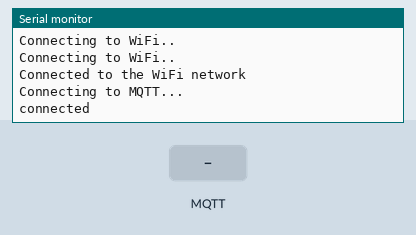
Simulated run of this sketch. Board: ESP8266 (NodeMCU). Parts: the last lines printed to the serial monitor. Inputs (shaded band) come from the test bench. WiFi joins after 1.5 s; servers stay silent unless stated; no MQTT or app messages arrive unless stated.

Above: at 7.2 s.
7.3 s: MQTT message "1" arrives on the first subscribed topic
At 7.8 s:
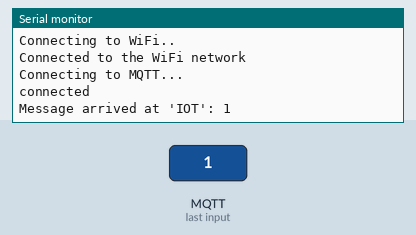
8.8 s: MQTT message "on" arrives on the first subscribed topic
At 10.0 s:
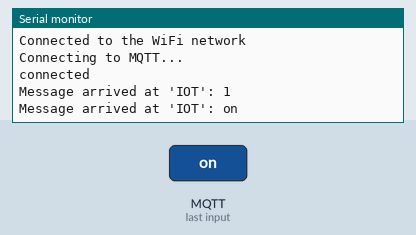
10.3 s: MQTT message "off" arrives on the first subscribed topic
At 11.3 s:
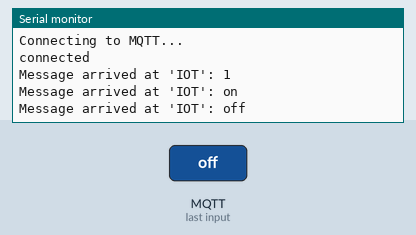

The sketch:

04_MqttSubscribe.ino
```cpp
#include <ESP8266WiFi.h>
#include <PubSubClient.h>

// replace the following values with your information
const char* ssid = "YOUR_WIFI_SSID";
const char* password = "YOUR_WIFI_PASSWORD";

// every mqtt client must have its own name; choose anything
const char* mqttClientName = "YOUR_CLIENT_NAME";

// IP address or URL of your MQTT broker/server.
// For demo purposes you can use  the public mosquitto broker "test.mosquitto.org"
// See http://test.mosquitto.org
const char* mqttServer = "test.mosquitto.org";

// Your topic to subscribe to
const char* mqttTopic = "IOT";

// The port-address of the MQTT broker. Standard is 1883.
const int mqttPort = 1883;

// create a wifi client-variable
WiFiClient wifiClient;

// create a mqtt-client and pass the wifi client to the library
PubSubClient mqttClient(wifiClient);

/**
 * This function is called right after your mirocontroller boots
 */
void setup() {
  Serial.begin(115200);

  // 1. Establish connection to the network
  connectToWifi();

  // 2. Establish connection to the MQTT broker
  connectToMqtt();

  // 3. Subscribe to a topic you want to receive messages for
  mqttClient.subscribe(mqttTopic);

  // 4. Specify the function to be called whenever an MQTT message arrives
  mqttClient.setCallback(callback);
}

/**
 * This function is called periodically
 */
void loop() {
  // check if you are still connected to the mqtt broker
  if (!mqttClient.connected()) {

    // if not, then reestablish connection
    connectToMqtt();

    // it is best to resubscribe after losing connection
    mqttClient.subscribe(mqttTopic);
  }

  // This should be called regularly to allow the client
  // to process incoming messages and maintain its connection to the server.
  mqttClient.loop();
}


/**
 * Helper function to connect to WiFi network
 */
void connectToWifi() {
  // wait for board to be ready
  delay(4000);

  // start connecting to wifi
  WiFi.begin(ssid, password);

  // wait until connected
  while (WiFi.status() != WL_CONNECTED) {
    // wait for a second to give the wifi-chip time to connect
    delay(1000);
    Serial.println("Connecting to WiFi..");
  }
  Serial.println("Connected to the WiFi network");
}

/**
 * Helper function to connect to MQTT broker
 */
void connectToMqtt() {
  mqttClient.setServer(mqttServer, mqttPort);

  // try connecting until connected
  while (!mqttClient.connected()) {
    Serial.println("Connecting to MQTT...");

    // try connecting to MQTT broker. Will return true if it worked and false otherwise
    boolean isConnected = mqttClient.connect(mqttClientName, NULL, NULL);

    // react accordingly
    if (isConnected) {
      // it worked!
      Serial.println("connected");
    } else {
      // it did not work
      Serial.print("failed with state ");
      Serial.print(mqttClient.state());
      Serial.println();
      delay(2000);
    }
  }
}

/**
 *  This function is called whenever a new message arrives from the MQTT broker
 */
void callback(char* topic, byte* payload, unsigned int length) {
  // We will simply print the message to the serial-output
  Serial.print("Message arrived at '");
  Serial.print(topic);
  Serial.print("': ");

  // step through all the bytes we received
  for (int i=0;i<length;i++) {

    // interpret each byte as an ASCII character and print it to the console
    Serial.print((char)payload[i]);
  }

  // line-break
  Serial.println();
}
```

Measured:
- after the input at 7.3 s, the serial monitor: prints a new line at once (image 1)
- after the input at 8.8 s, the serial monitor: prints a new line at once (image 2)
- after the input at 10.3 s, the serial monitor: prints a new line at once (image 3)
